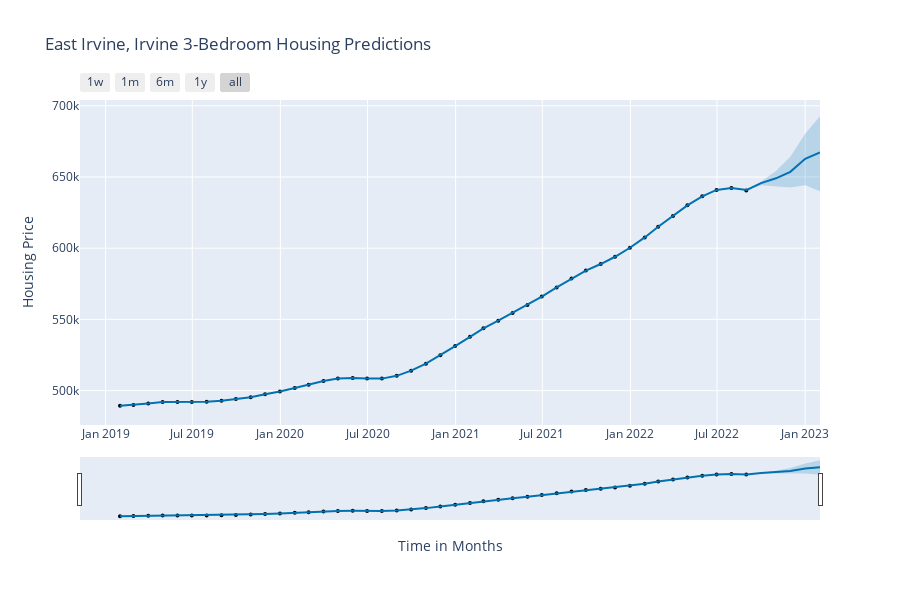

Notebook source saved alongside this figure:
### Code cell
irvine_choice = plot_plotly(model, forecast)
irvine_choice.update_layout(xaxis_title="Time in Months",
           yaxis_title="Housing Price",
           title='East Irvine, Irvine 3-Bedroom Housing Predictions')
